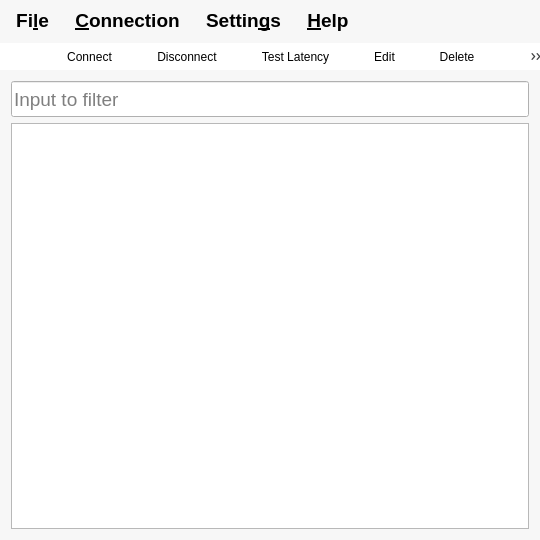
<?xml version="1.0" encoding="UTF-8"?>
<ui version="4.0">
 <class>MainWindow</class>
 <widget class="QMainWindow" name="MainWindow">
  <property name="geometry">
   <rect>
    <x>0</x>
    <y>0</y>
    <width>540</width>
    <height>540</height>
   </rect>
  </property>
  <property name="minimumSize">
   <size>
    <width>400</width>
    <height>400</height>
   </size>
  </property>
  <property name="palette">
   <palette>
    <active>
     <colorrole role="Base">
      <brush brushstyle="SolidPattern">
       <color alpha="255">
        <red>255</red>
        <green>255</green>
        <blue>255</blue>
       </color>
      </brush>
     </colorrole>
     <colorrole role="Window">
      <brush brushstyle="SolidPattern">
       <color alpha="255">
        <red>247</red>
        <green>247</green>
        <blue>247</blue>
       </color>
      </brush>
     </colorrole>
    </active>
    <inactive>
     <colorrole role="Base">
      <brush brushstyle="SolidPattern">
       <color alpha="255">
        <red>255</red>
        <green>255</green>
        <blue>255</blue>
       </color>
      </brush>
     </colorrole>
     <colorrole role="Window">
      <brush brushstyle="SolidPattern">
       <color alpha="255">
        <red>247</red>
        <green>247</green>
        <blue>247</blue>
       </color>
      </brush>
     </colorrole>
    </inactive>
    <disabled>
     <colorrole role="Base">
      <brush brushstyle="SolidPattern">
       <color alpha="255">
        <red>247</red>
        <green>247</green>
        <blue>247</blue>
       </color>
      </brush>
     </colorrole>
     <colorrole role="Window">
      <brush brushstyle="SolidPattern">
       <color alpha="255">
        <red>247</red>
        <green>247</green>
        <blue>247</blue>
       </color>
      </brush>
     </colorrole>
    </disabled>
   </palette>
  </property>
  <property name="windowTitle">
   <string>Connection Manager</string>
  </property>
  <property name="windowIcon">
   <iconset resource="../resources/icons.qrc">
    <normaloff>:/icons/icons/trojan-qt5.png</normaloff>:/icons/icons/trojan-qt5.png</iconset>
  </property>
  <property name="toolButtonStyle">
   <enum>Qt::ToolButtonFollowStyle</enum>
  </property>
  <widget class="QWidget" name="centralWidget">
   <layout class="QVBoxLayout" name="verticalLayout">
    <item>
     <widget class="QLineEdit" name="filterLineEdit">
      <property name="minimumSize">
       <size>
        <width>0</width>
        <height>36</height>
       </size>
      </property>
      <property name="font">
       <font>
        <family>Arial</family>
        <pointsize>14</pointsize>
       </font>
      </property>
      <property name="styleSheet">
       <string notr="true">QLineEdit[text=&quot;&quot;]
{ 
color: rgb(181,181,181); 
}</string>
      </property>
      <property name="placeholderText">
       <string>Input to filter</string>
      </property>
      <property name="clearButtonEnabled">
       <bool>true</bool>
      </property>
     </widget>
    </item>
    <item>
     <widget class="QTableView" name="connectionView">
      <property name="styleSheet">
       <string notr="true">QTableView
{
selection-background-color: rgb(0,147,255);
}

QHeaderView::section
{
background-color: white;
border: 1px solid white;
color: rgb(112,112,112);
text-align: left;
}</string>
      </property>
      <property name="editTriggers">
       <set>QAbstractItemView::NoEditTriggers</set>
      </property>
      <property name="tabKeyNavigation">
       <bool>false</bool>
      </property>
      <property name="selectionMode">
       <enum>QAbstractItemView::SingleSelection</enum>
      </property>
      <property name="selectionBehavior">
       <enum>QAbstractItemView::SelectRows</enum>
      </property>
      <property name="showGrid">
       <bool>false</bool>
      </property>
      <property name="sortingEnabled">
       <bool>true</bool>
      </property>
      <property name="wordWrap">
       <bool>false</bool>
      </property>
      <property name="cornerButtonEnabled">
       <bool>false</bool>
      </property>
      <attribute name="verticalHeaderVisible">
       <bool>false</bool>
      </attribute>
     </widget>
    </item>
   </layout>
  </widget>
  <widget class="QToolBar" name="toolBar">
   <property name="windowTitle">
    <string>Show Toolbar</string>
   </property>
   <property name="styleSheet">
    <string notr="true">background : rgb(255, 255, 255);
border: none;
spacing: 35px;</string>
   </property>
   <property name="movable">
    <bool>false</bool>
   </property>
   <property name="allowedAreas">
    <set>Qt::AllToolBarAreas</set>
   </property>
   <property name="toolButtonStyle">
    <enum>Qt::ToolButtonFollowStyle</enum>
   </property>
   <property name="floatable">
    <bool>false</bool>
   </property>
   <attribute name="toolBarArea">
    <enum>TopToolBarArea</enum>
   </attribute>
   <attribute name="toolBarBreak">
    <bool>false</bool>
   </attribute>
   <addaction name="Placeholder"/>
   <addaction name="actionConnect"/>
   <addaction name="actionDisconnect"/>
   <addaction name="actionTestLatency"/>
   <addaction name="actionEdit"/>
   <addaction name="actionDelete"/>
   <addaction name="actionShare"/>
   <addaction name="actionMoveUp"/>
   <addaction name="actionMoveDown"/>
  </widget>
  <widget class="QMenuBar" name="menuBar">
   <property name="geometry">
    <rect>
     <x>0</x>
     <y>0</y>
     <width>540</width>
     <height>41</height>
    </rect>
   </property>
   <property name="minimumSize">
    <size>
     <width>0</width>
     <height>40</height>
    </size>
   </property>
   <property name="font">
    <font>
     <family>Arial</family>
     <pointsize>14</pointsize>
     <weight>75</weight>
     <bold>true</bold>
    </font>
   </property>
   <property name="styleSheet">
    <string notr="true">QMenuBar
{
     background: rgb(247,247,247);
}

QMenuBar::item
{
	padding-top: 10px;
	padding-bottom: 10px;
	padding-left: 10px;
	padding-right: 10px;
}

QMenuBar::item::pressed
{
	background : rgb(64,155,255);
	color: rgb(255,255,255);
}

QMenu::item:selected { 
	background : rgba(64,155,255,76%);
    color: rgb(255,255,255);
}</string>
   </property>
   <widget class="QMenu" name="menuConnection">
    <property name="font">
     <font>
      <family>Arial</family>
     </font>
    </property>
    <property name="title">
     <string>&amp;Connection</string>
    </property>
    <widget class="QMenu" name="menuAdd">
     <property name="title">
      <string>&amp;Add</string>
     </property>
     <property name="icon">
      <iconset theme="list-add">
       <normaloff>.</normaloff>.</iconset>
     </property>
     <addaction name="actionManually"/>
     <addaction name="actionURI"/>
     <addaction name="actionPasteBoardURI"/>
     <addaction name="actionQRCodeFromFile"/>
     <addaction name="actionQRCode"/>
     <addaction name="actionScanQRCodeCapturer"/>
     <addaction name="actionFromConfigJson"/>
     <addaction name="actionFromShadowrocketJson"/>
    </widget>
    <addaction name="menuAdd"/>
    <addaction name="actionEdit"/>
    <addaction name="actionShare"/>
    <addaction name="actionDelete"/>
    <addaction name="separator"/>
    <addaction name="actionConnect"/>
    <addaction name="actionForceConnect"/>
    <addaction name="actionDisconnect"/>
    <addaction name="actionTestLatency"/>
    <addaction name="actionTestAllLatency"/>
    <addaction name="separator"/>
    <addaction name="actionMoveUp"/>
    <addaction name="actionMoveDown"/>
   </widget>
   <widget class="QMenu" name="menuFile">
    <property name="font">
     <font>
      <family>Arial</family>
      <weight>50</weight>
      <bold>false</bold>
     </font>
    </property>
    <property name="title">
     <string>Fi&amp;le</string>
    </property>
    <addaction name="actionImportGUIJson"/>
    <addaction name="actionImportConfigYaml"/>
    <addaction name="actionExportGUIJson"/>
    <addaction name="actionExportShadowrocketJson"/>
    <addaction name="actionExportSubscribe"/>
    <addaction name="actionSaveManually"/>
    <addaction name="separator"/>
    <addaction name="actionQuit"/>
   </widget>
   <widget class="QMenu" name="menuSettings">
    <property name="font">
     <font>
      <family>Arial</family>
     </font>
    </property>
    <property name="title">
     <string>Settin&amp;gs</string>
    </property>
    <addaction name="actionGeneralSettings"/>
    <addaction name="actionAdvanceSettings"/>
    <addaction name="actionUserRuleSerttings"/>
    <addaction name="separator"/>
    <addaction name="actionShowFilterBar"/>
   </widget>
   <widget class="QMenu" name="menuHelp">
    <property name="font">
     <font>
      <family>Arial</family>
     </font>
    </property>
    <property name="title">
     <string>&amp;Help</string>
    </property>
    <addaction name="actionAbout"/>
    <addaction name="actionAboutQt"/>
    <addaction name="separator"/>
    <addaction name="actionCheckUpdate"/>
    <addaction name="separator"/>
    <addaction name="actionGuiLog"/>
    <addaction name="actionTrojanLog"/>
    <addaction name="separator"/>
    <addaction name="actionReportBug"/>
   </widget>
   <addaction name="menuFile"/>
   <addaction name="menuConnection"/>
   <addaction name="menuSettings"/>
   <addaction name="menuHelp"/>
  </widget>
  <action name="actionManually">
   <property name="text">
    <string>&amp;Manually</string>
   </property>
   <property name="toolTip">
    <string>Add connection manually</string>
   </property>
   <property name="font">
    <font>
     <family>Arial</family>
    </font>
   </property>
  </action>
  <action name="actionQRCode">
   <property name="text">
    <string>&amp;Scan QR Code on Screen</string>
   </property>
   <property name="font">
    <font>
     <family>Arial</family>
    </font>
   </property>
  </action>
  <action name="actionQRCodeFromFile">
   <property name="icon">
    <iconset theme="document-open">
     <normaloff>.</normaloff>.</iconset>
   </property>
   <property name="text">
    <string>&amp;From QR Code Image File</string>
   </property>
   <property name="toolTip">
    <string>From QR code image file</string>
   </property>
   <property name="font">
    <font>
     <family>Arial</family>
    </font>
   </property>
  </action>
  <action name="actionURI">
   <property name="text">
    <string>&amp;URI</string>
   </property>
   <property name="toolTip">
    <string>Add connection from URI</string>
   </property>
   <property name="font">
    <font>
     <family>Arial</family>
    </font>
   </property>
  </action>
  <action name="actionDelete">
   <property name="icon">
    <iconset theme="list-remove">
     <normaloff>.</normaloff>.</iconset>
   </property>
   <property name="text">
    <string>&amp;Delete</string>
   </property>
   <property name="font">
    <font>
     <family>Arial</family>
    </font>
   </property>
  </action>
  <action name="actionEdit">
   <property name="text">
    <string>&amp;Edit</string>
   </property>
   <property name="font">
    <font>
     <family>Arial</family>
    </font>
   </property>
  </action>
  <action name="Placeholder">
   <property name="text">
    <string/>
   </property>
   <property name="iconText">
    <string/>
   </property>
   <property name="visible">
    <bool>true</bool>
   </property>
  </action>
  <action name="actionConnect">
   <property name="text">
    <string>&amp;Connect</string>
   </property>
   <property name="font">
    <font>
     <family>Arial</family>
    </font>
   </property>
   <property name="shortcut">
    <string>Return</string>
   </property>
  </action>
  <action name="actionDisconnect">
   <property name="text">
    <string>D&amp;isconnect</string>
   </property>
   <property name="font">
    <font>
     <family>Arial</family>
    </font>
   </property>
   <property name="shortcut">
    <string>Return</string>
   </property>
  </action>
  <action name="actionQuit">
   <property name="icon">
    <iconset theme="application-exit">
     <normaloff>.</normaloff>.</iconset>
   </property>
   <property name="text">
    <string>&amp;Quit</string>
   </property>
   <property name="font">
    <font>
     <family>Arial</family>
    </font>
   </property>
   <property name="shortcut">
    <string>Ctrl+Q</string>
   </property>
  </action>
  <action name="actionAbout">
   <property name="icon">
    <iconset theme="help-about">
     <normaloff>.</normaloff>.</iconset>
   </property>
   <property name="text">
    <string>&amp;About</string>
   </property>
   <property name="font">
    <font>
     <family>Arial</family>
    </font>
   </property>
  </action>
  <action name="actionAboutQt">
   <property name="text">
    <string>About &amp;Qt</string>
   </property>
   <property name="font">
    <font>
     <family>Arial</family>
    </font>
   </property>
  </action>
  <action name="actionGeneralSettings">
   <property name="text">
    <string>&amp;General Settings</string>
   </property>
   <property name="font">
    <font>
     <family>Arial</family>
    </font>
   </property>
   <property name="shortcut">
    <string>Ctrl+,</string>
   </property>
  </action>
  <action name="actionAdvanceSettings">
   <property name="text">
    <string>&amp;Advance Settings</string>
   </property>
   <property name="font">
    <font>
     <family>Arial</family>
    </font>
   </property>
  </action>
  <action name="actionShare">
   <property name="text">
    <string>&amp;Share</string>
   </property>
   <property name="font">
    <font>
     <family>Arial</family>
    </font>
   </property>
  </action>
  <action name="actionReportBug">
   <property name="text">
    <string>&amp;Report Bug</string>
   </property>
   <property name="font">
    <font>
     <family>Arial</family>
    </font>
   </property>
  </action>
  <action name="actionTestLatency">
   <property name="text">
    <string>&amp;Test Latency</string>
   </property>
   <property name="toolTip">
    <string>Test the latency of selected connection</string>
   </property>
   <property name="font">
    <font>
     <family>Arial</family>
    </font>
   </property>
  </action>
  <action name="actionTestAllLatency">
   <property name="text">
    <string>Test All C&amp;onnections Latency</string>
   </property>
   <property name="font">
    <font>
     <family>Arial</family>
    </font>
   </property>
  </action>
  <action name="actionImportGUIJson">
   <property name="text">
    <string>&amp;Import Connections from gui-config.json</string>
   </property>
   <property name="toolTip">
    <string>Import connections from old version configuration file</string>
   </property>
   <property name="font">
    <font>
     <family>Arial</family>
    </font>
   </property>
  </action>
  <action name="actionImportConfigYaml">
   <property name="text">
    <string>&amp;Import Connections from config.yaml</string>
   </property>
   <property name="toolTip">
    <string>Import connections from clash configuration file</string>
   </property>
   <property name="font">
    <font>
     <family>Arial</family>
    </font>
   </property>
  </action>
  <action name="actionFromConfigJson">
   <property name="icon">
    <iconset theme="document-open">
     <normaloff>.</normaloff>.</iconset>
   </property>
   <property name="text">
    <string>From &amp;config.json</string>
   </property>
   <property name="font">
    <font>
     <family>Arial</family>
    </font>
   </property>
  </action>
  <action name="actionSaveManually">
   <property name="icon">
    <iconset theme="document-save">
     <normaloff>.</normaloff>.</iconset>
   </property>
   <property name="text">
    <string>&amp;Save Manually</string>
   </property>
   <property name="font">
    <font>
     <family>Arial</family>
    </font>
   </property>
   <property name="shortcut">
    <string>Ctrl+Shift+S</string>
   </property>
  </action>
  <action name="actionMoveUp">
   <property name="icon">
    <iconset theme="go-up">
     <normaloff>.</normaloff>.</iconset>
   </property>
   <property name="text">
    <string>&amp;Move Up</string>
   </property>
   <property name="font">
    <font>
     <family>Arial</family>
    </font>
   </property>
  </action>
  <action name="actionMoveDown">
   <property name="icon">
    <iconset theme="go-down">
     <normaloff>.</normaloff>.</iconset>
   </property>
   <property name="text">
    <string>Mo&amp;ve Down</string>
   </property>
   <property name="font">
    <font>
     <family>Arial</family>
    </font>
   </property>
  </action>
  <action name="actionShowFilterBar">
   <property name="checkable">
    <bool>true</bool>
   </property>
   <property name="checked">
    <bool>true</bool>
   </property>
   <property name="text">
    <string>&amp;Show Filter Bar</string>
   </property>
   <property name="font">
    <font>
     <family>Arial</family>
    </font>
   </property>
   <property name="shortcut">
    <string>Ctrl+F</string>
   </property>
  </action>
  <action name="actionExportGUIJson">
   <property name="text">
    <string>&amp;Export as gui-config.json</string>
   </property>
   <property name="font">
    <font>
     <family>Arial</family>
    </font>
   </property>
  </action>
  <action name="actionExportShadowrocketJson">
   <property name="text">
    <string>&amp;Export as shadowrocket.json</string>
   </property>
   <property name="font">
    <font>
     <family>Arial</family>
    </font>
   </property>
  </action>
  <action name="actionExportSubscribe">
   <property name="text">
    <string>&amp;Export as subscribe.txt</string>
   </property>
   <property name="font">
    <font>
     <family>Arial</family>
    </font>
   </property>
  </action>
  <action name="actionScanQRCodeCapturer">
   <property name="text">
    <string>Scan &amp;QR Code using Capturer</string>
   </property>
   <property name="toolTip">
    <string>Scan QR Code using Capturer</string>
   </property>
   <property name="font">
    <font>
     <family>Arial</family>
    </font>
   </property>
  </action>
  <action name="actionForceConnect">
   <property name="text">
    <string>&amp;Force Connect</string>
   </property>
   <property name="toolTip">
    <string>Connect to this connection and disconnect any connections currently using  the same local port</string>
   </property>
   <property name="font">
    <font>
     <family>Arial</family>
    </font>
   </property>
  </action>
  <action name="actionCheckUpdate">
   <property name="text">
    <string>Check Update</string>
   </property>
   <property name="font">
    <font>
     <family>Arial</family>
    </font>
   </property>
  </action>
  <action name="actionTrojanLog">
   <property name="text">
    <string>Trojan Log</string>
   </property>
   <property name="font">
    <font>
     <family>Arial</family>
    </font>
   </property>
  </action>
  <action name="actionGuiLog">
   <property name="text">
    <string>Gui Log</string>
   </property>
   <property name="font">
    <font>
     <family>Arial</family>
    </font>
   </property>
  </action>
  <action name="actionUserRuleSerttings">
   <property name="text">
    <string>User Rule Settings</string>
   </property>
   <property name="font">
    <font>
     <family>Arial</family>
    </font>
   </property>
  </action>
  <action name="actionFromShadowrocketJson">
   <property name="icon">
    <iconset theme="ui" resource="../resources/icons.qrc">
     <normaloff>:/icons/actions/document-open.png</normaloff>:/icons/actions/document-open.png</iconset>
   </property>
   <property name="text">
    <string>From shadowrocket.json</string>
   </property>
   <property name="font">
    <font>
     <family>Arial</family>
    </font>
   </property>
  </action>
  <action name="actionPasteBoardURI">
   <property name="text">
    <string>PasteBoardURI</string>
   </property>
  </action>
 </widget>
 <layoutdefault spacing="6" margin="11"/>
 <resources>
  <include location="../resources/icons.qrc"/>
 </resources>
 <connections>
  <connection>
   <sender>actionShowFilterBar</sender>
   <signal>toggled(bool)</signal>
   <receiver>filterLineEdit</receiver>
   <slot>setVisible(bool)</slot>
   <hints>
    <hint type="sourcelabel">
     <x>-1</x>
     <y>-1</y>
    </hint>
    <hint type="destinationlabel">
     <x>239</x>
     <y>88</y>
    </hint>
   </hints>
  </connection>
 </connections>
</ui>
